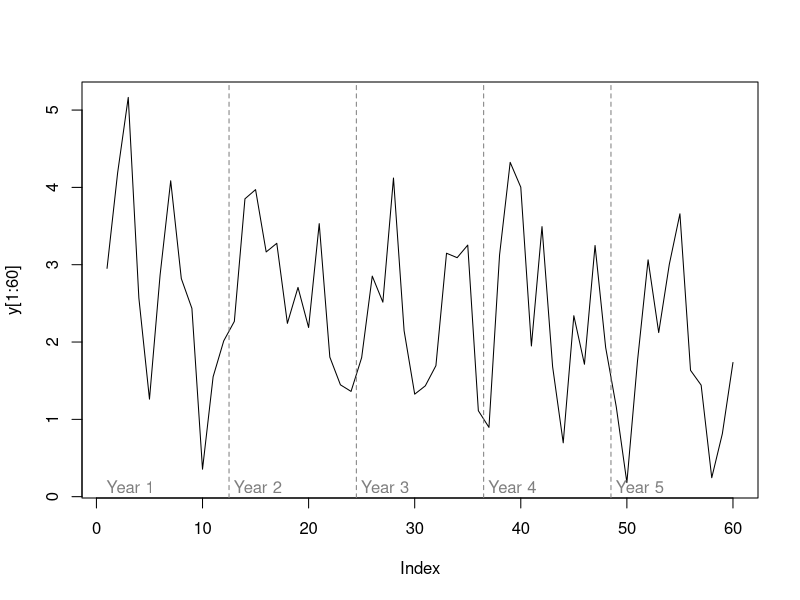
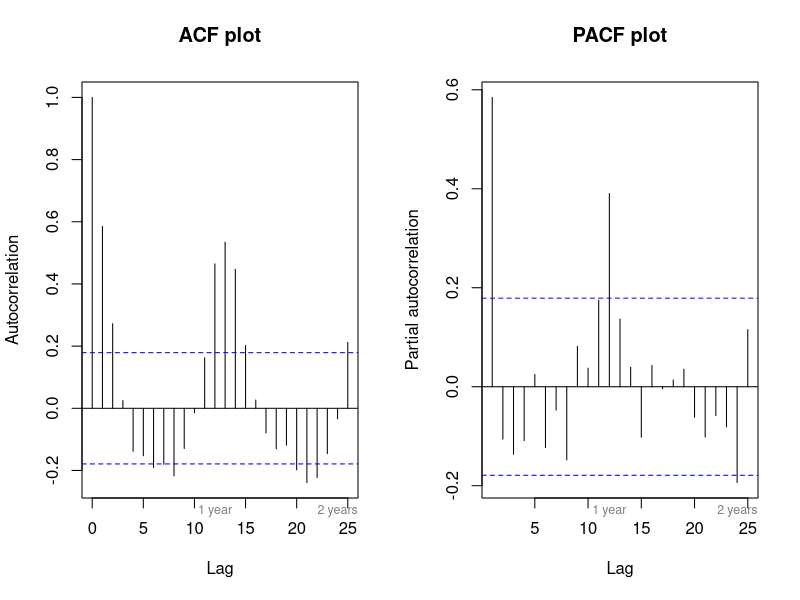

The R script that drew these images, in order:
## ---- chunk 1
#| code-fold: true
#| fig-cap: 'Hypothetical seasonal time series'
set.seed(0120)
y <- 2+ arima.sim(model=list(ar=c(0.5,rep(0,10),0.3)),n=120)
plot(y[1:60],type='l')  
abline(v=0.5+12*(1:4),lty=2,col='#7f7f7f')
text(x=12*(0:4),y=0.1,labels=paste('Year',1:5),pos=4,col='#7f7f7f')
## ---- chunk 2
#| code-fold: true
#| fig-cap: 'Autocorrelation structure of a seasonal timeseries'
par(mfrow=c(1,2))
acf(y,lag.max=25,main='ACF plot',ylab='Autocorrelation')
mtext(c('1 year','2 years'),side=1,line=0,at=c(12,24),col='#7f7f7f',cex=0.75)
pacf(y,lag.max=25,main='PACF plot',ylab='Partial autocorrelation')
mtext(c('1 year','2 years'),side=1,line=0,at=c(12,24),col='#7f7f7f',cex=0.75)
